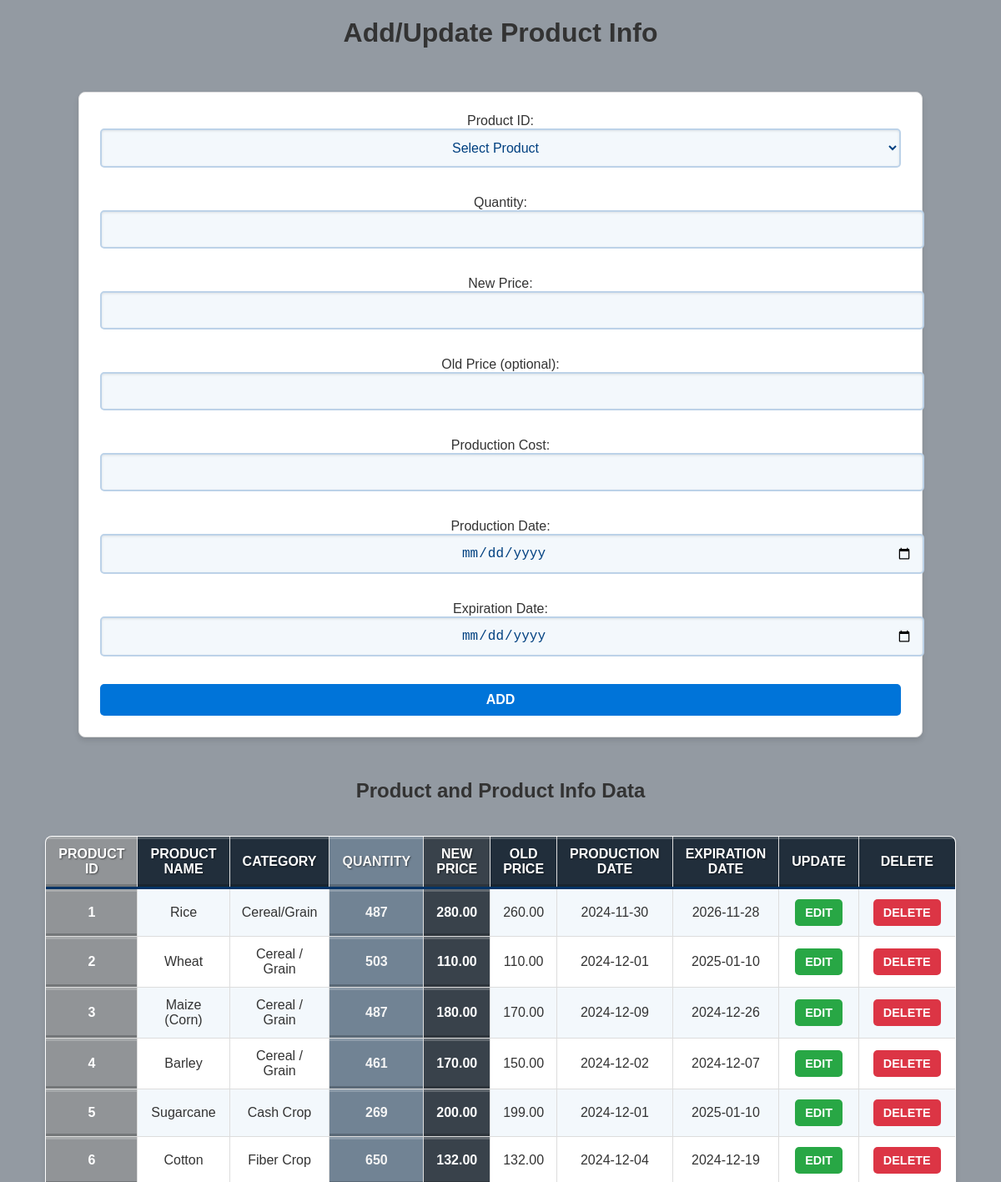
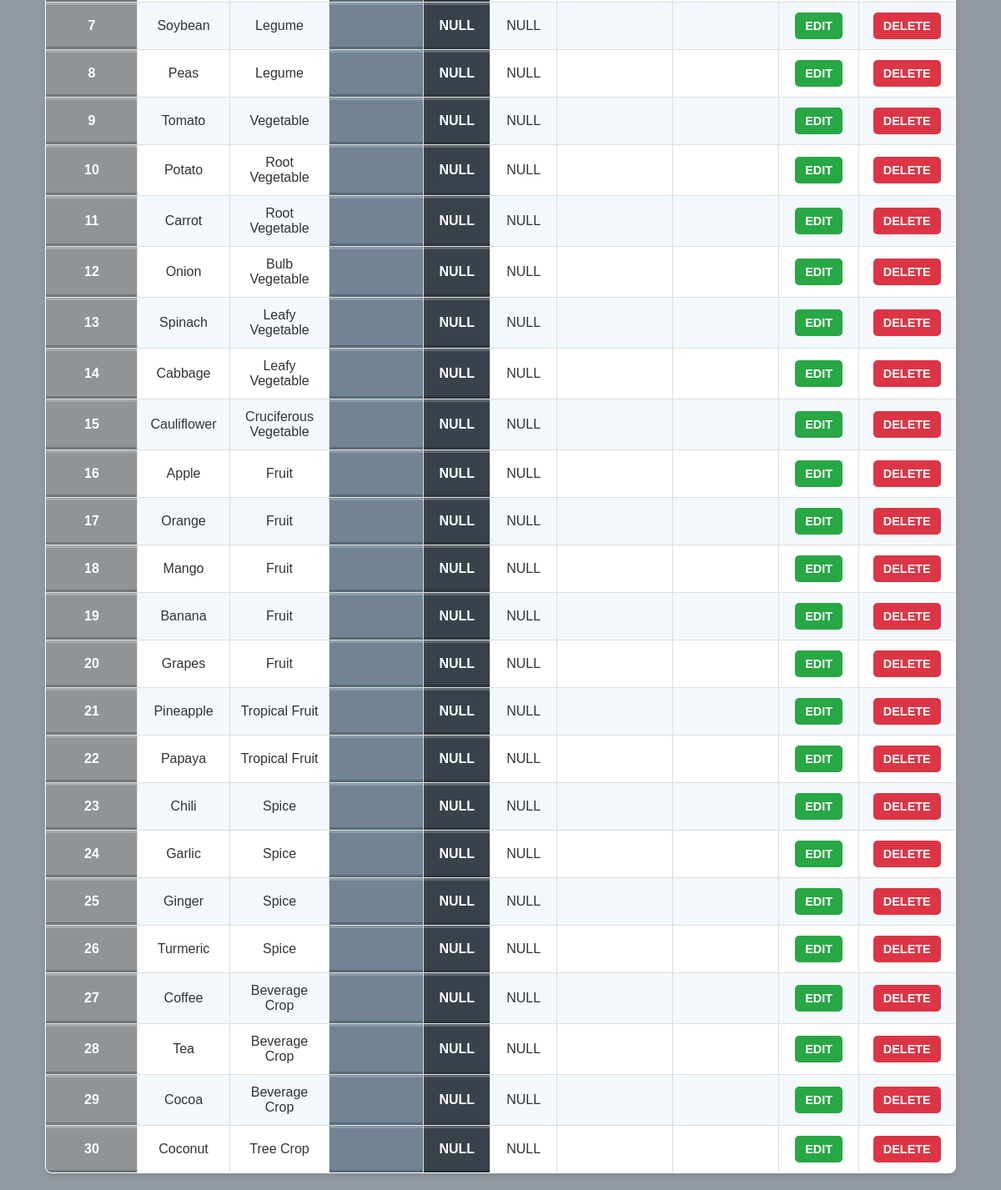
Screenshot of /product_db/product_info.php with the database file from the repository (2 pictures, top to bottom).
### tables this page shows
CREATE TABLE `product_info` (
  `id` int(11) NOT NULL,
  `product_id` int(11) NOT NULL,
  `quantity` int(11) NOT NULL,
  `new_price` decimal(10,2) DEFAULT NULL,
  `old_price` decimal(10,2) DEFAULT NULL,
  `production_cost` decimal(10,2) NOT NULL,
  `production_date` date NOT NULL,
  `expiration_date` date NOT NULL
);

CREATE TABLE `product` (
  `product_id` int(11) NOT NULL,
  `product_name` varchar(100) DEFAULT NULL,
  `category` varchar(100) DEFAULT NULL,
  `seasonality` varchar(50) DEFAULT NULL
);

### product_db/product_info.php (the view, shortened to what this page needs)
<?php
include('../config/connect.php');
$sql = "SELECT
            pi.id,
            p.product_id,
            p.product_name,
            p.category,
            pi.quantity,
            pi.new_price,
            pi.old_price,
            pi.production_date,
            pi.expiration_date
        FROM
            PRODUCT p
        LEFT JOIN
            product_info pi ON p.product_id = pi.product_id
            ORDER BY p.product_id";
$result = $conn->query($sql);
$product_data = null;
?>
<!DOCTYPE html>
<html lang="en">
<head>
    <link rel="stylesheet" href="../product_db/product_info_style.css">
</head>
<body>
    <h1 class="heading">Add/Update Product Info</h1>
    <form method="POST" action="">
        <label for="product_id">Product ID:</label>
        <select name="product_id" id="product_id" required>
            <option value="">Select Product</option>
        </select><br><br>
        <label for="quantity">Quantity:</label>
        <input type="number" name="quantity" id="quantity" value="<?= $product_data ? htmlspecialchars($product_data['quantity']) : '' ?>" required><br><br>
        <label for="new_price">New Price:</label>
        <input type="number" step="0.01" name="new_price" id="new_price" value="<?= $product_data ? htmlspecialchars($product_data['new_price']) : '' ?>"><br><br>
        <label for="old_price">Old Price (optional):</label>
        <input type="number" step="0.01" name="old_price" id="old_price" value="<?= $product_data ? htmlspecialchars($product_data['old_price']) : '' ?>" readonly><br><br>
        <label for="production_cost">Production Cost:</label>
        <input type="number" step="0.01" name="production_cost" id="production_cost" value="<?= $product_data ? htmlspecialchars($product_data['production_cost']) : '' ?>" required><br><br>
        <label for="production_date">Production Date:</label>
        <input type="date" name="production_date" id="production_date" value="<?= $product_data ? htmlspecialchars($product_data['production_date']) : '' ?>" required><br><br>
        <label for="expiration_date">Expiration Date:</label>
        <input type="date" name="expiration_date" id="expiration_date" value="<?= $product_data ? htmlspecialchars($product_data['expiration_date']) : '' ?>" required><br><br>
        <?php if ($product_data): ?>
            <button type="submit" name="update">Update</button>
        <?php else: ?>
            <button type="submit" name="submit">Add</button>
        <?php endif; ?>
    </form>
    <h2 class="heading">Product and Product Info Data</h2>
    <?php
    if ($result->num_rows > 0) {
        echo "<table border='1'>";
        echo "<tr>
                    <th>Product ID</th>
                    <th>Product Name</th>
                    <th>Category</th>
                    <th class='quantity'>Quantity</th>
                    <th class='new-price'>New Price</th>
                    <th>Old Price</th>
                    <th>Production Date</th>
                    <th>Expiration Date</th>
                    <th>Update</th>
                    <th>Delete</th>
                </tr>";
        while ($row = $result->fetch_assoc()) {
            echo "<tr>
                    <td>" . htmlspecialchars($row['product_id']) . "</td>
                    <td>" . htmlspecialchars($row['product_name']) . "</td>
                    <td>" . htmlspecialchars($row['category']) . "</td>
                    <td class='quantity'>" . htmlspecialchars($row['quantity']) . "</td>
                    <td class='new-price'>" . (is_null($row['new_price']) ? "NULL" : htmlspecialchars($row['new_price'])) . "</td>
                    <td>" . (is_null($row['old_price']) ? "NULL" : htmlspecialchars($row['old_price'])) . "</td>
                    <td>" . htmlspecialchars($row['production_date']) . "</td>
                    <td>" . htmlspecialchars($row['expiration_date']) . "</td>
                    <td>
                        <a href='?update=" . $row['id'] . "'>Edit</a>
                    </td>
                    <td>
                        <a href='?delete=" . $row['id'] . "' onclick=\"return confirm('Are you sure?');\">Delete</a>
                    </td>
                  </tr>";
        }
        echo "</table>";
    } else {
        echo "<p>No data found.</p>";
    }
    ?>
</body>
</html>

### product_db/product_info_style.css (style rules this page uses)
body { font-family: 'Arial', sans-serif; background-color: #939aa2; color: #333; margin: 0; padding: 0; display: flex; flex-direction: column; align-items: center; justify-content: center; min-height: 100vh; text-align: center; }
form { width: 80%; margin: 30px auto; padding: 25px; background-color: #fff; border: 1px solid #ddd; border-radius: 8px; box-shadow: 0 4px 6px rgba(0, 0, 0, 0.1); }
input[type="text"], input[type="number"], input[type="date"], select { width: 100%; padding: 12px; margin-bottom: 15px; font-size: 1rem; color: #004080; background-color: #f3f8fc; border: 2px solid #bcd2e8; border-radius: 5px; transition: all 0.3s ease; box-shadow: inset 0 1px 3px rgba(0, 0, 0, 0.1); text-align: center; }
form button { width: 100%; padding: 10px 15px; font-size: 1rem; font-weight: bold; text-transform: uppercase; color: #fff; background-color: #0074d9; border: none; border-radius: 5px; cursor: pointer; transition: background-color 0.3s ease; }
table { width: 90%; margin: 20px auto; border-collapse: collapse; overflow: hidden; border-radius: 8px; box-shadow: 0 4px 6px rgba(0, 0, 0, 0.1); background-color: #fff; }
table th, table td { padding: 12px; text-align: center; border: 1px solid #ddd; font-size: 1rem; }
table th { background-color: #212e3b; color: #fff; font-weight: bold; text-transform: uppercase; padding: 12px 15px; border-bottom: 3px solid #003366; box-shadow: inset 0 -3px 0 rgba(0, 0, 0, 0.2), inset 0 3px 0 rgba(255, 255, 255, 0.2); text-shadow: 1px 1px 2px rgba(0, 0, 0, 0.5); transition: all 0.3s ease; }
table tr:nth-child(even) { background-color: #f3f8fc; }
table tr td:nth-child(4), table tr th:nth-child(4) { background-color: #718394; font-weight: bold; color: #f5f5f5; text-transform: uppercase; padding: 12px 15px; box-shadow: inset 0 -3px 0 rgba(0, 0, 0, 0.2), inset 0 3px 0 rgba(255, 255, 255, 0.2); transition: all 0.3s ease; }
table tr td:nth-child(1), table tr th:nth-child(1) { background-color: #919497; font-weight: bold; color: #ffffff; text-transform: uppercase; padding: 12px 15px; box-shadow: inset 0 -3px 0 rgba(0, 0, 0, 0.2), inset 0 3px 0 rgba(255, 255, 255, 0.2); transition: all 0.3s ease; }
table tr td:nth-child(5), table tr th:nth-child(5) { background-color: #39424b; font-weight: bold; color: #ffffff; text-transform: uppercase; padding: 12px 15px; box-shadow: inset 0 -3px 0 rgba(0, 0, 0, 0.2), inset 0 3px 0 rgba(255, 255, 255, 0.2); transition: all 0.3s ease; }
table a { display: inline-block; text-decoration: none; color: #fff; padding: 8px 12px; margin: 0 5px; border-radius: 5px; font-size: 0.9rem; font-weight: bold; text-transform: uppercase; transition: background-color 0.3s ease, transform 0.2s ease; }
table a[href*="update"] { background-color: #28a745; }
table a[href*="delete"] { background-color: #dc3545; }

### rows the page displays
product_info: product.product_id "1", product.product_name "Rice", product.category "Cereal/Grain", quantity "487", new_price "280.00", old_price "260.00", production_date "2024-11-30", expiration_date "2026-11-28"
product_info: product.product_id "2", product.product_name "Wheat", product.category "Cereal / Grain", quantity "503", new_price "110.00", old_price "110.00", production_date "2024-12-01", expiration_date "2025-01-10"
product_info: product.product_id "3", product.product_name "Maize (Corn)", product.category "Cereal / Grain", quantity "487", new_price "180.00", old_price "170.00", production_date "2024-12-09", expiration_date "2024-12-26"
product_info: product.product_id "4", product.product_name "Barley", product.category "Cereal / Grain", quantity "461", new_price "170.00", old_price "150.00", production_date "2024-12-02", expiration_date "2024-12-07"
product_info: product.product_id "5", product.product_name "Sugarcane", product.category "Cash Crop", quantity "269", new_price "200.00", old_price "199.00", production_date "2024-12-01", expiration_date "2025-01-10"
product_info: product.product_id "6", product.product_name "Cotton", product.category "Fiber Crop", quantity "650", new_price "132.00", old_price "132.00", production_date "2024-12-04", expiration_date "2024-12-19"
product: product_id "7", product_name "Soybean", category "Legume", shows "NULL"
product: product_id "8", product_name "Peas", category "Legume", shows "NULL"
product: product_id "9", product_name "Tomato", category "Vegetable", shows "NULL"
product: product_id "10", product_name "Potato", category "Root Vegetable", shows "NULL"
product: product_id "11", product_name "Carrot", category "Root Vegetable", shows "NULL"
product: product_id "12", product_name "Onion", category "Bulb Vegetable", shows "NULL"
product: product_id "13", product_name "Spinach", category "Leafy Vegetable", shows "NULL"
product: product_id "14", product_name "Cabbage", category "Leafy Vegetable", shows "NULL"
product: product_id "15", product_name "Cauliflower", category "Cruciferous Vegetable", shows "NULL"
product: product_id "16", product_name "Apple", category "Fruit", shows "NULL"
product: product_id "17", product_name "Orange", category "Fruit", shows "NULL"
product: product_id "18", product_name "Mango", category "Fruit", shows "NULL"
product: product_id "19", product_name "Banana", category "Fruit", shows "NULL"
product: product_id "20", product_name "Grapes", category "Fruit", shows "NULL"
product: product_id "21", product_name "Pineapple", category "Tropical Fruit", shows "NULL"
product: product_id "22", product_name "Papaya", category "Tropical Fruit", shows "NULL"
product: product_id "23", product_name "Chili", category "Spice", shows "NULL"
product: product_id "24", product_name "Garlic", category "Spice", shows "NULL"
product: product_id "25", product_name "Ginger", category "Spice", shows "NULL"
product: product_id "26", product_name "Turmeric", category "Spice", shows "NULL"
product: product_id "27", product_name "Coffee", category "Beverage Crop", shows "NULL"
product: product_id "28", product_name "Tea", category "Beverage Crop", shows "NULL"
product: product_id "29", product_name "Cocoa", category "Beverage Crop", shows "NULL"
product: product_id "30", product_name "Coconut", category "Tree Crop", shows "NULL"
